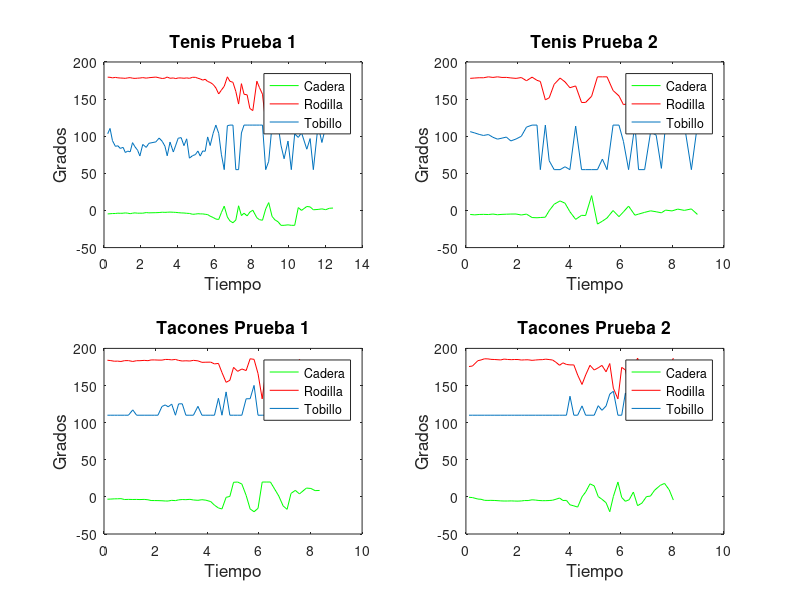

This figure's MATLAB source:

        %Procesado prueba 1 tenis
        caderaT=load('prueba1janistenis_AngulosCadera.mat');
        rodillaT=load('prueba1janistenis_AngulosRodilla.mat');
        tobilloT=load('prueba1janistenis_AngulosTobillo.mat');
        tiempoT=load('prueba1janistenis_TiempoAngulos.mat');
        caderaT=struct2cell(caderaT);
        caderaT=cell2mat(caderaT);
        rodillaT=struct2cell(rodillaT);
        rodillaT=cell2mat(rodillaT);
        tobilloT=struct2cell(tobilloT);
        tobilloT=cell2mat(tobilloT);
        tiempoT=struct2cell(tiempoT);
        tiempoT=cell2mat(tiempoT);
        %filtrado rodilla
        [val pos]=find(rodillaT>180);
        rodillaT(1,pos)=180;
        [val pos]=find(rodillaT<115);
        rodillaT(1,pos)=115;
        %filtrado pie
        [val pos]=find(tobilloT>115);
        tobilloT(1,pos)=115;
        [val pos]=find(tobilloT<55);
        tobilloT(1,pos)=55;
        %filtrado cadera
        [val pos]=find(caderaT>20);
        caderaT(1,pos)=20;
        [val pos]=find(caderaT<-20);
        caderaT(1,pos)=-20;
                %Procesado prueba 2 tenis
                caderaT2=load('prueba2janistenis_AngulosCadera.mat');
                rodillaT2=load('prueba2janistenis_AngulosRodilla.mat');
                tobilloT2=load('prueba2janistenis_AngulosTobillo.mat');
                tiempoT2=load('prueba2janistenis_TiempoAngulos.mat');
                caderaT2=struct2cell(caderaT2);
                caderaT2=cell2mat(caderaT2);
                rodillaT2=struct2cell(rodillaT2);
                rodillaT2=cell2mat(rodillaT2);
                tobilloT2=struct2cell(tobilloT2);
                tobilloT2=cell2mat(tobilloT2);
                tiempoT2=struct2cell(tiempoT2);
                tiempoT2=cell2mat(tiempoT2);
                %filtrado rodilla
                [val pos]=find(rodillaT2>180);
                rodillaT2(1,pos)=180;
                [val pos]=find(rodillaT2<115);
                rodillaT2(1,pos)=115;
                %filtrado pie
                [val pos]=find(tobilloT2>115);
                tobilloT2(1,pos)=115;
                [val pos]=find(tobilloT2<55);
                tobilloT2(1,pos)=55;
                %filtrado cadera
                [val pos]=find(caderaT2>20);
                caderaT2(1,pos)=20;
                [val pos]=find(caderaT2<-20);
                caderaT2(1,pos)=-20;
%Procesado de tacones prueba 1
caderaTa=load('prueba1janistacones_AngulosCadera.mat');
rodillaTa=load('prueba1janistacones_AngulosRodilla.mat');
tobilloTa=load('prueba1janistacones_AngulosTobillo.mat');
tiempoTa=load('prueba1janistacones_TiempoAngulos.mat');
caderaTa=struct2cell(caderaTa);
caderaTa=cell2mat(caderaTa);
rodillaTa=struct2cell(rodillaTa);
rodillaTa=cell2mat(rodillaTa);
tobilloTa=struct2cell(tobilloTa);
tobilloTa=cell2mat(tobilloTa);
% % [val pos]=find(tobilloTa<100);
% % tobilloTa(1,pos)=100;
tiempoTa=struct2cell(tiempoTa);
tiempoTa=cell2mat(tiempoTa);
%filtrado rodilla
[val pos]=find(rodillaTa>187);
rodillaTa(1,pos)=187;
[val pos]=find(rodillaTa<132);
rodillaTa(1,pos)=132;
%filtrado pie
[val pos]=find(tobilloTa>160);
tobilloTa(1,pos)=160;
[val pos]=find(tobilloTa<110);
tobilloTa(1,pos)=110;
%filtrado cadera
[val pos]=find(caderaTa>20);
caderaTa(1,pos)=20;
[val pos]=find(caderaTa<-20);
caderaTa(1,pos)=-20;
        %procesado de tacones prueba 2
        caderaTa2=load('prueba2janistacones_AngulosCadera.mat');
        rodillaTa2=load('prueba2janistacones_AngulosRodilla.mat');
        tobilloTa2=load('prueba2janistacones_AngulosTobillo.mat');
        tiempoTa2=load('prueba2janistacones_TiempoAngulos.mat');
        caderaTa2=struct2cell(caderaTa2);
        caderaTa2=cell2mat(caderaTa2);
        rodillaTa2=struct2cell(rodillaTa2);
        rodillaTa2=cell2mat(rodillaTa2);
        tobilloTa2=struct2cell(tobilloTa2);
        tobilloTa2=cell2mat(tobilloTa2);
% %         [val pos]=find(tobilloTa2<80);
% %         tobilloTa2(1,pos)=100;
        tiempoTa2=struct2cell(tiempoTa2);
        tiempoTa2=cell2mat(tiempoTa2);
        %filtrado rodilla
        [val pos]=find(rodillaTa2>187);
        rodillaTa2(1,pos)=187;
        [val pos]=find(rodillaTa2<132);
        rodillaTa2(1,pos)=132;
        %filtrado pie
        [val pos]=find(tobilloTa2>160);
        tobilloTa2(1,pos)=160;
        [val pos]=find(tobilloTa2<110);
        tobilloTa2(1,pos)=110;
        %filtrado cadera
        [val pos]=find(caderaTa2>20);
        caderaTa2(1,pos)=20;
        [val pos]=find(caderaTa2<-20);
        caderaTa2(1,pos)=-20;

figure('Name','Janeth')
subplot(2,2,1)
plot(tiempoT,caderaT,'g');
hold on
plot(tiempoT,rodillaT,'r');
plot(tiempoT,tobilloT);
legend('Cadera','Rodilla','Tobillo','Location','NorthEast')
title('Tenis Prueba 1','FontSize',12.5);
xlabel('Tiempo','FontSize',12.5);
ylabel('Grados','FontSize',12.5)
subplot(2,2,2)
plot(tiempoT2,caderaT2,'g');
hold on
plot(tiempoT2,rodillaT2,'r');
plot(tiempoT2,tobilloT2);
legend('Cadera','Rodilla','Tobillo','Location','NorthEast')
title('Tenis Prueba 2','FontSize',12.5);
xlabel('Tiempo','FontSize',12.5);
ylabel('Grados','FontSize',12.5)
subplot(2,2,3)
plot(tiempoTa,caderaTa,'g');
hold on
plot(tiempoTa,rodillaTa,'r');
plot(tiempoTa,tobilloTa);
legend('Cadera','Rodilla','Tobillo','Location','NorthEast')
title('Tacones Prueba 1','FontSize',12.5);
xlabel('Tiempo','FontSize',12.5);
ylabel('Grados','FontSize',12.5);
subplot(2,2,4)
plot(tiempoTa2,caderaTa2,'g');
hold on
plot(tiempoTa2,rodillaTa2,'r');
plot(tiempoTa2,tobilloTa2);
legend('Cadera','Rodilla','Tobillo','Location','NorthEast')
title('Tacones Prueba 2','FontSize',12.5);
xlabel('Tiempo','FontSize',12.5);
ylabel('Grados','FontSize',12.5);